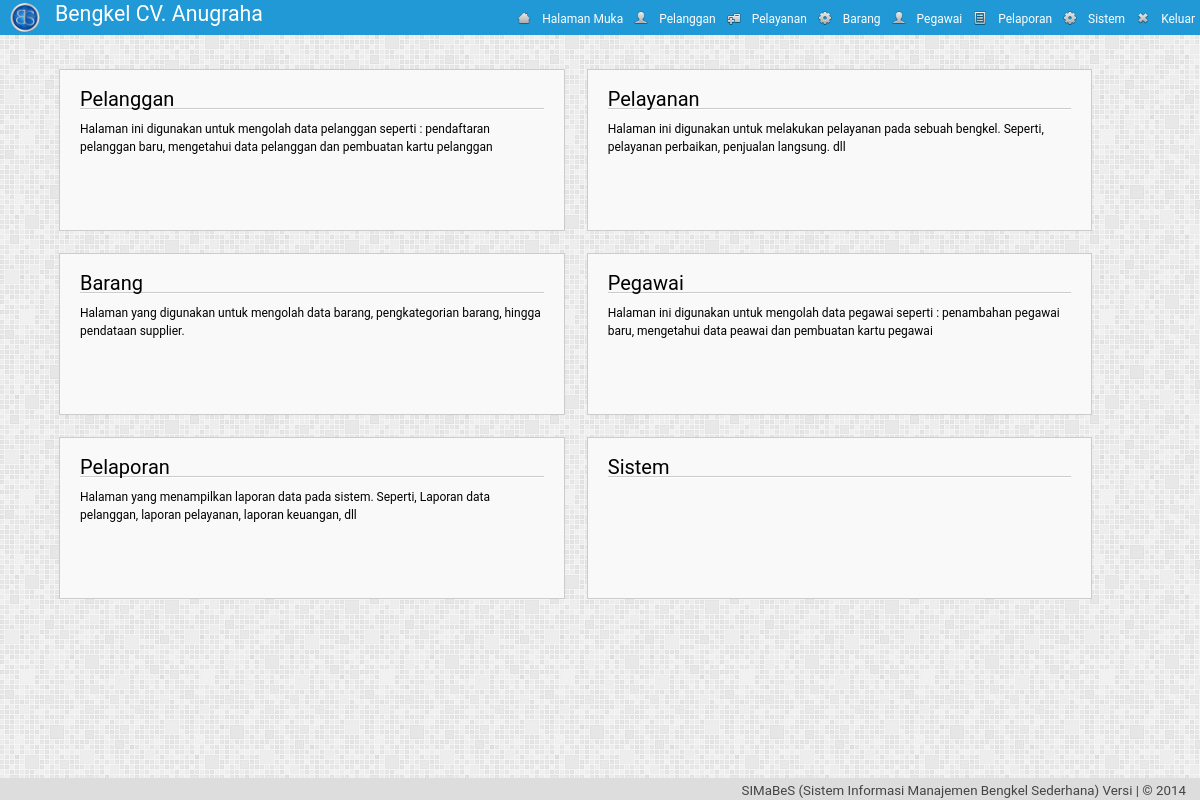
The page /adm/?mod=utama (signed in) on the database its author committed.
### tables this page shows
CREATE TABLE IF NOT EXISTS `pengaturan` (
`id` int(1) NOT NULL,
  `nm_bengkel` varchar(30) NOT NULL,
  `telp1` varchar(30) NOT NULL,
  `telp2` varchar(30) NOT NULL,
  `almt_bengkel` text NOT NULL,
  `logo_bengkel` text NOT NULL,
  `tentang_bengkel` text NOT NULL
);

CREATE TABLE IF NOT EXISTS `akses_pengguna` (
  `kel_id` int(2) NOT NULL,
  `id_menu` int(2) NOT NULL,
  `r` enum('0','1') NOT NULL
);

CREATE TABLE IF NOT EXISTS `menu` (
  `id_menu` int(2) NOT NULL,
  `nm_menu` varchar(20) NOT NULL,
  `class` varchar(10) NOT NULL,
  `links` text NOT NULL,
  `icon` text NOT NULL,
  `value` text NOT NULL
);

### adm/utama.php (the view, shortened to what this page needs)
<?php
	echo "<body>";
	$myquery2="select * from akses_pengguna where  kel_id='".$_SESSION['kel_id']."' AND r='1'  AND id_menu!='1' AND id_menu!='8' ";
	$isi2=mysql_query($myquery2) or die (mysql_error());
	echo "<div class='konten-muka'>";
	while($dataku2=mysql_fetch_object($isi2)){
		$myquery="SELECT *  FROM menu WHERE id_menu='".$dataku2->id_menu."' ";
		$isi=mysql_query($myquery) or die (mysql_error());
		$dataku=mysql_fetch_object($isi);
	echo "
	<a href='$dataku->links'>
	   <div class='isi-muka'>
		<div class='judul-muka'>$dataku->nm_menu</div>
		<div class='ket'>$dataku->value</div>
	   </div>
	</a>
	";
	}
	echo "</div>
	</body>
	</html>";
?>

### adm/header.php
<?php
	$qpeng=mysql_query("SELECT * FROM pengaturan  LIMIT 1");
	$dpeng=mysql_fetch_object($qpeng);
	$qmenu="select id_menu  from akses_pengguna where  kel_id='".$_SESSION['kel_id']."' AND r='1' ";
	$dmenu=mysql_query($qmenu) or die (mysql_error());
echo'
<!DOCTYPE html PUBLIC "-//W3C//DTD XHTML 1.0 Strict//EN"
	"http://www.w3.org/TR/xhtml1/DTD/xhtml1-strict.dtd">
<html xmlns="http://www.w3.org/1999/xhtml" xml:lang="en" lang="en">
<head>
<title>'.$aplikasi." | ".strtoupper($_GET['mod']).' | Daily Build</title>
		<link rel="shortcut icon" href="../img/icon.ico" />
		<link rel="stylesheet" type="text/css" href="../styler/header.css">
		<link rel="stylesheet" type="text/css" href="../styler/style.css">
		<link rel="stylesheet" type="text/css" href="../styler/jquery-ui.css">
		<link rel="stylesheet" type="text/css" href="../styler/jquery-ui.theme.css">
		<script type="text/javascript" src="../styler/jquery-1.9.1.js"></script>
		<script type="text/javascript" src="../styler/jquery-ui.js"></script>
		<link rel="stylesheet" type="text/css" href="../styler/toastr.css">
		<script type="text/javascript" src="../styler/toastr.js"></script>
		<script type="text/javascript" src="../styler/toastr_option.js"></script>
		<script type="text/javascript" src="../styler/iframe.js"></script>
		<script type="text/javascript" src="../styler/check-uncheck.js"></script>
		<script src="../styler/tab.js" type="text/javascript"></script>
		<link href="../styler/tab.css" rel="stylesheet" type="text/css" />
</head>
<body >
<div class="header" >
	<div class="kiri">
		<a href="../index.php" target="_blank">
		<div class="logo"><img src="'.$dpeng->logo_bengkel.'"></div>
		<div class="namabengkel" >'.$dpeng->nm_bengkel.'</div></a>
	</div>
	<div class="kanan">
		<ul class="header-nav">';
			while ($dpengku2=mysql_fetch_object($dmenu)){
				$myquery="select *  from menu where id_menu='".$dpengku2->id_menu."'";
				$isi=mysql_query($myquery) or die (mysql_error());
				$dpengku=mysql_fetch_object($isi);
				echo "<a href='$dpengku->links' title='$dpengku->nm_menu' ><li class='$dpengku->class'><img class='img' src='$dpengku->icon'>$dpengku->nm_menu</li></a>";
			}
		echo'
		</ul>
	</div>
</div>
';
?>

### styler/header.css (style rules this page uses)
.header { top: 0px; width: 100%; height: 35px; padding: 0px; margin: 0px; color: #ffffff; background: #2099D6; position: fixed; z-index:1000; }
.kiri { float:left; width:auto; vertical-align:middle; }
.logo { float: left; margin: 3px 10px 5px 10px; padding: 0; vertical-align: middle; }
.logo img { width: 30px; height: 30x; border-radius: 20px; }
.namabengkel { float: left; margin: auto; padding: 5px; text-align: left; font-size: 16pt; color:#ffffff; }
.kanan { height:34px; width:auto; float:right; right: 0px; display: inline; }
.header-nav { list-style: none; margin: 0px; padding: 0px; }
.header-nav li { color:#fff; line-height: 18px; text-indent: 0px; }
.header-nav li img { float: left; margin: 0px 10px 0px 0px ; height: 16px; width: 16px; }
.menu, .keluar { padding :10px 5px 7px 5px ; margin:0; float: left; text-align: center; vertical-align: top; }

### styler/style.css (style rules this page uses)
a { text-decoration: none; }
a:link,a:visited { color: #000000; }
body { font-family: Roboto,Open Sans,Sans, Sans Serif, Calibri, Arial; font-size: 12px; margin: 0px; padding: 0px; background: url('../img/bg.png') repeat; line-height: 1.5em; color: #444; height:100%; }
.konten-muka { width: auto; height: 400px; margin: 10px auto 30px auto; padding: 4% ; }
.isi-muka { width:42%; height:30%; margin:1%; padding:20px; float:left; border:1px solid #ccc; vertical-align: middle; background:#F9F9F9; }
.judul-muka { font-size:20px; border-bottom: solid thin #ccc; }
.ket { float: left; padding-top: 10px; border-top: solid 1px #fff; width:100%; }

### rows shown on the page
pengaturan: logo_bengkel (picture), nm_bengkel "Bengkel CV. Anugraha"
akses_pengguna: id_menu.icon (picture), id_menu.nm_menu "Halaman Muka"
akses_pengguna: id_menu.icon (picture), id_menu.nm_menu "Pelanggan", id_menu.value "Halaman ini digunakan untuk mengolah data pelanggan seperti : pendaftaran pelanggan baru, mengetahui data pelanggan dan pembuatan kartu pelanggan"
akses_pengguna: id_menu.icon (picture), id_menu.nm_menu "Pelayanan", id_menu.value "Halaman ini digunakan untuk melakukan pelayanan pada sebuah bengkel. Seperti, pelayanan perbaikan, penjualan langsung. dll"
akses_pengguna: id_menu.icon (picture), id_menu.nm_menu "Barang", id_menu.value "Halaman yang digunakan untuk mengolah data barang, pengkategorian barang, hingga pendataan supplier."
akses_pengguna: id_menu.icon (picture), id_menu.nm_menu "Pegawai", id_menu.value "Halaman ini digunakan untuk mengolah data pegawai seperti : penambahan pegawai baru, mengetahui data peawai dan pembuatan kartu pegawai"
akses_pengguna: id_menu.icon (picture), id_menu.nm_menu "Pelaporan", id_menu.value "Halaman yang menampilkan laporan data pada sistem. Seperti, Laporan data pelanggan, laporan pelayanan, laporan keuangan, dll"
akses_pengguna: id_menu.icon (picture), id_menu.nm_menu "Sistem"
akses_pengguna: id_menu.icon (picture), id_menu.nm_menu "Keluar"
